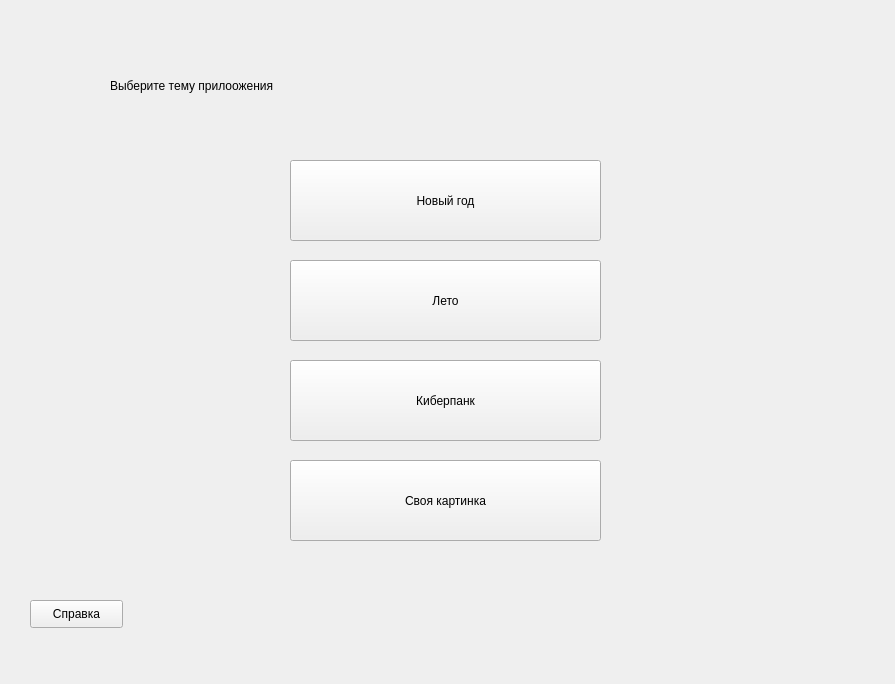
<?xml version="1.0" encoding="UTF-8"?>
<ui version="4.0">
 <class>Form</class>
 <widget class="QWidget" name="Form">
  <property name="geometry">
   <rect>
    <x>0</x>
    <y>0</y>
    <width>895</width>
    <height>684</height>
   </rect>
  </property>
  <property name="windowTitle">
   <string>Form</string>
  </property>
  <widget class="QPushButton" name="pushButton">
   <property name="geometry">
    <rect>
     <x>290</x>
     <y>160</y>
     <width>311</width>
     <height>81</height>
    </rect>
   </property>
   <property name="text">
    <string>Новый год</string>
   </property>
  </widget>
  <widget class="QPushButton" name="pushButton_2">
   <property name="geometry">
    <rect>
     <x>290</x>
     <y>260</y>
     <width>311</width>
     <height>81</height>
    </rect>
   </property>
   <property name="text">
    <string>Лето</string>
   </property>
  </widget>
  <widget class="QPushButton" name="pushButton_3">
   <property name="geometry">
    <rect>
     <x>290</x>
     <y>360</y>
     <width>311</width>
     <height>81</height>
    </rect>
   </property>
   <property name="text">
    <string>Киберпанк</string>
   </property>
  </widget>
  <widget class="QPushButton" name="pushButton_4">
   <property name="geometry">
    <rect>
     <x>290</x>
     <y>460</y>
     <width>311</width>
     <height>81</height>
    </rect>
   </property>
   <property name="text">
    <string>Своя картинка</string>
   </property>
  </widget>
  <widget class="QLabel" name="label">
   <property name="geometry">
    <rect>
     <x>110</x>
     <y>30</y>
     <width>671</width>
     <height>111</height>
    </rect>
   </property>
   <property name="text">
    <string>Выберите тему прилоожения</string>
   </property>
  </widget>
  <widget class="QPushButton" name="pushButton_5">
   <property name="geometry">
    <rect>
     <x>30</x>
     <y>600</y>
     <width>93</width>
     <height>28</height>
    </rect>
   </property>
   <property name="text">
    <string>Справка</string>
   </property>
  </widget>
 </widget>
 <resources/>
 <connections/>
</ui>
